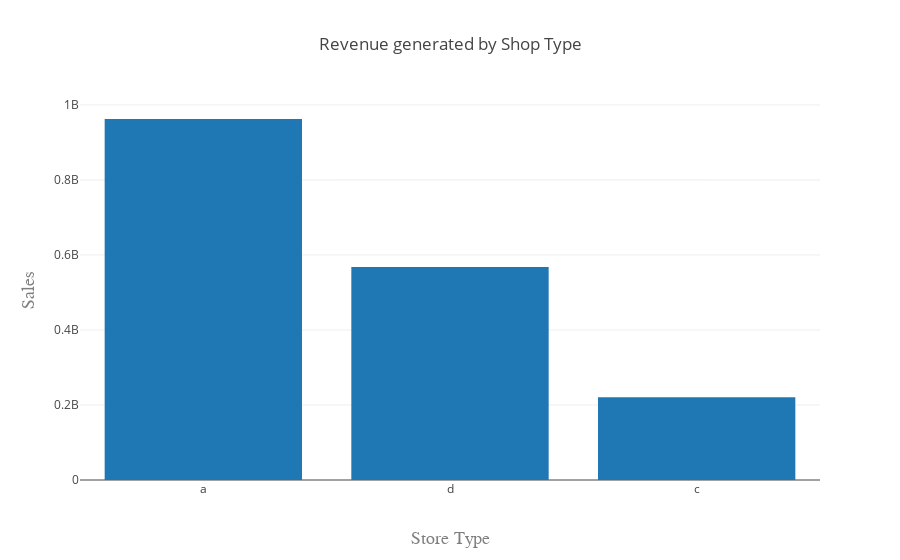

Notebook code cell kept with this figure:
### Markdown cell above
In addition to the store listing, there is the store type to concider. Indeed, it's interesting here to see if a store type is performing better than the other.

The store type 'a' is the best performing, generating  962 millions which is about 2 times what's the store type 'd' is generating and about 4 times what the store type 'c' is generating.

### Code cell
salesstoretype= mergedtable[['StoreType', 'Sales']]
salesstoretype= salesstoretype.groupby('StoreType').sum().sort_values(by='Sales',ascending=False)
salesstoretype= salesstoretype.reset_index()



trace1 = go.Bar(
    x=salesstoretype[('StoreType')],
    y=salesstoretype[('Sales')],
    name='Name of Trace 1'
)

data = [trace1]

layout = go.Layout(
    title='Revenue generated by Shop Type',
    xaxis=dict(
        title='Store Type',
        titlefont=dict(
            family='Courier New, monospace',
            size=18,
            color='#7f7f7f'
        )
    ),
    yaxis=dict(
        title='Sales',
        autorange = True,
        titlefont=dict(
            family='Courier New, monospace',
            size=18,
            color='#7f7f7f'
        )
    )
)
fig = go.Figure(data=data, layout=layout)

fig.iplot()

### Figure 1 — Plotly figure (JSON) as saved in the notebook; plotly's stock layout.template omitted (floating-point values rounded to 4 significant figures)
{"data": [{"name": "Name of Trace 1", "type": "bar", "x": ["a", "d", "c"], "y": [962445137, 567836385, 220746618]}], "layout": {"title": "Revenue generated by Shop Type", "xaxis": {"title": "Store Type", "titlefont": {"color": "#7f7f7f", "family": "Courier New, monospace", "size": 18}}, "yaxis": {"autorange": true, "title": "Sales", "titlefont": {"color": "#7f7f7f", "family": "Courier New, monospace", "size": 18}}}}
